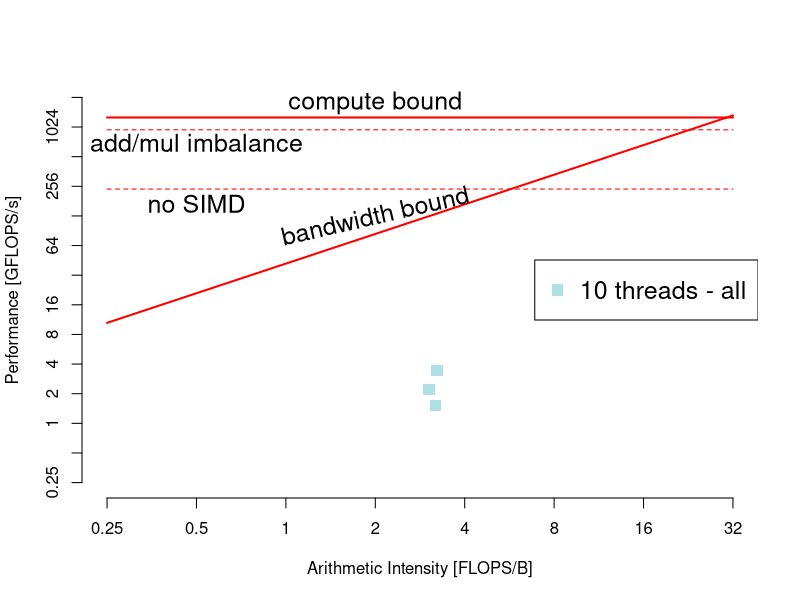

Reproduce this figure in R.
png("roofline-mars-10tall.png", width = 1280, height = 640)

pp = 1280.0  # peak performance ... [GFLOPS/s]
pb =   30.5 # peak bandwidth ... [GB/s]
ai = function(b) (pp/pb) * b

x = seq(-2,5,1)
x_at = 2^x
x_labels = x_at

y = seq(-2,11,1)
y_at = 2^y
y_labels = y_at

plot(ai, xlab = "Arithmetic Intensity [FLOPS/B]",
         xlim = c(x_at[1], x_at[length(x_at)]),
         ylab = "Performance [GFLOPS/s]", 
         ylim = c(y_at[1], y_at[length(y_at)]),
     axes=FALSE, log = "xy", type = "l", col = "red", lwd = 2)

axis(1, at = x_at, labels = x_labels, tick = TRUE)
axis(2, at = y_at, labels = y_labels, tick = TRUE)


# 10 threads - all
#                   100     204800     819200        kdd
flops_t10_a = c( 1.3292, 1517.9227, 2225.7196, 3427.6304)
bw_t10_a    = c(73.4359,  476.2558,  734.1712, 1061.9937)

for (i in 1:4) {
  ai = flops_t10_a[i] / bw_t10_a[i]
  points(ai, flops_t10_a[i]/1000, col="powderblue", pch = 15, cex = 1.5)
}

# 80 threads - all
#                   100    204800     819200        kdd
#flops_t80_a = c( 0.5820, 731.8209, 1164.4394, 1519.8610)
#bw_t80_a    = c(78.4760, 981.6600, 1244,3416, 1420,3577)
#
#for (i in 1:4) {
#  ai = flops_t80_a[i] / bw_t80_a[i]
#  points(ai, flops_t80_a[i]/1000, col="blue", pch = 16, cex = 1.5)
#}


# 10 threads - marked 
#                     100      204800      819200         kdd
#flops_t10_m =  c(385.0818, 12738.9347, 12814.5174, 12995.5919)
#bw_t10_m =     c(150.0137,  2248.9188,  3500.4505,  3451.1885)
#
#for (i in 1:4) {
#  ai = flops_t10_m[i] / bw_t10_m[i]
#  points(ai, flops_t10_m[i]/1000, col="orange", pch = 17, cex = 1.5)
#}

# 80 threads - marked 
#                     100     204800     819200        kdd
#flops_t80_m = c(   7.4574, 4017.8371, 6579.4072, 5940.1009)
#bw_t80_m    = c(1292.0169, 2807.5566, 3312.4733, 3230.9055)
#
#for (i in 1:4) {
#  ai = flops_t80_m[i] / bw_t80_m[i]
#  points(ai, flops_t80_m[i]/1000, col="green", pch = 18, cex = 1.5)
#}

# add/mul imbalance
segments(x_at[1], pp*0.75, x_at[length(x_at)], pp*0.75,
         col = "red", lwd = 1, lty = "dashed")
text(0.5, 700, "add/mul imbalance", cex = 1.5)

# simd
segments(x_at[1], pp*0.75*0.25, x_at[length(x_at)], pp*0.75*0.25,
         col = "red", lwd = 1, lty = "dashed")
text(0.5, 170, "no SIMD", cex = 1.5)


segments(x_at[1], pp, x_at[length(x_at)], pp,
         col = "red", lwd = 2)

text(2, 128, "bandwidth bound", srt = 13, cex = 1.5)
text(2, 1800, "compute bound", cex = 1.5)

#legend("right",
#       pch    = c(15, 16, 17, 18),
#       col    = c("powderblue", "blue", "orange", "green"),
#       legend = c("10 threads - all", "80 threads - all", NA, 
#                  "10 threads - marked", "80 threads - marked"))

legend("right",
       cex = 1.5,
       pch    = c(15),
       col    = c("powderblue"),
       legend = c("10 threads - all"))

dev.off()
